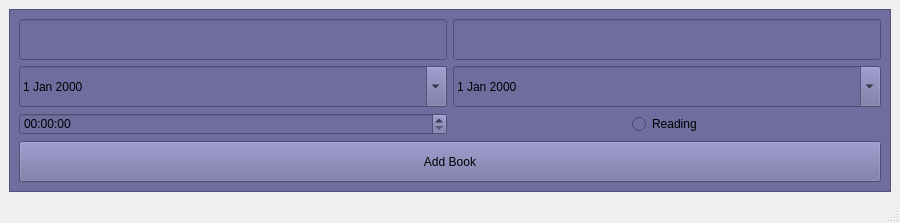
<?xml version="1.0" encoding="UTF-8"?>
<ui version="4.0">
 <class>MainWindow</class>
 <widget class="QMainWindow" name="MainWindow">
  <property name="geometry">
   <rect>
    <x>0</x>
    <y>0</y>
    <width>900</width>
    <height>223</height>
   </rect>
  </property>
  <property name="minimumSize">
   <size>
    <width>900</width>
    <height>150</height>
   </size>
  </property>
  <property name="windowTitle">
   <string>MainWindow</string>
  </property>
  <widget class="QWidget" name="centralwidget">
   <layout class="QGridLayout" name="gridLayout_2">
    <item row="0" column="0">
     <widget class="QFrame" name="frame">
      <property name="styleSheet">
       <string notr="true">background-color: #6f6c9e;</string>
      </property>
      <property name="frameShape">
       <enum>QFrame::StyledPanel</enum>
      </property>
      <property name="frameShadow">
       <enum>QFrame::Raised</enum>
      </property>
      <layout class="QGridLayout" name="gridLayout">
       <item row="0" column="0">
        <widget class="QLineEdit" name="bookName">
         <property name="sizePolicy">
          <sizepolicy hsizetype="MinimumExpanding" vsizetype="Minimum">
           <horstretch>0</horstretch>
           <verstretch>0</verstretch>
          </sizepolicy>
         </property>
         <property name="styleSheet">
          <string notr="true"/>
         </property>
         <property name="text">
          <string/>
         </property>
        </widget>
       </item>
       <item row="0" column="1">
        <widget class="QLineEdit" name="authorName">
         <property name="sizePolicy">
          <sizepolicy hsizetype="MinimumExpanding" vsizetype="Minimum">
           <horstretch>0</horstretch>
           <verstretch>0</verstretch>
          </sizepolicy>
         </property>
        </widget>
       </item>
       <item row="1" column="0">
        <widget class="QDateEdit" name="startDate">
         <property name="sizePolicy">
          <sizepolicy hsizetype="MinimumExpanding" vsizetype="Minimum">
           <horstretch>0</horstretch>
           <verstretch>0</verstretch>
          </sizepolicy>
         </property>
         <property name="calendarPopup">
          <bool>true</bool>
         </property>
        </widget>
       </item>
       <item row="1" column="1">
        <widget class="QDateEdit" name="endDate">
         <property name="sizePolicy">
          <sizepolicy hsizetype="MinimumExpanding" vsizetype="Minimum">
           <horstretch>0</horstretch>
           <verstretch>0</verstretch>
          </sizepolicy>
         </property>
         <property name="calendarPopup">
          <bool>true</bool>
         </property>
        </widget>
       </item>
       <item row="2" column="0">
        <widget class="QTimeEdit" name="timeEdit">
         <property name="sizePolicy">
          <sizepolicy hsizetype="MinimumExpanding" vsizetype="Minimum">
           <horstretch>0</horstretch>
           <verstretch>0</verstretch>
          </sizepolicy>
         </property>
        </widget>
       </item>
       <item row="3" column="0" colspan="2">
        <widget class="QPushButton" name="addBook">
         <property name="sizePolicy">
          <sizepolicy hsizetype="Expanding" vsizetype="Minimum">
           <horstretch>0</horstretch>
           <verstretch>0</verstretch>
          </sizepolicy>
         </property>
         <property name="text">
          <string>Add Book</string>
         </property>
        </widget>
       </item>
       <item row="2" column="1" alignment="Qt::AlignHCenter">
        <widget class="QRadioButton" name="currentlyReading">
         <property name="text">
          <string>Reading</string>
         </property>
        </widget>
       </item>
      </layout>
     </widget>
    </item>
   </layout>
  </widget>
  <widget class="QStatusBar" name="statusbar"/>
 </widget>
 <resources/>
 <connections/>
</ui>
